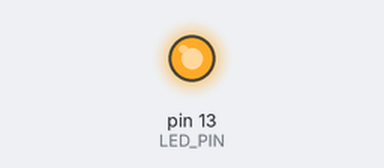
The sketch below on a simulated Arduino Uno, built with avr-gcc and run on an emulated ATmega328P. Parts: output pins drawn as LEDs (lit = HIGH).

Above: at 1.7 s.
At 6.1 s:
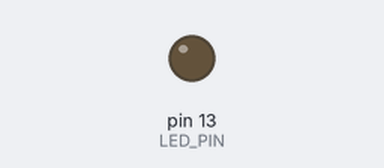
Timing chart, 0 to 9.4 s (numbered marks = the images above):
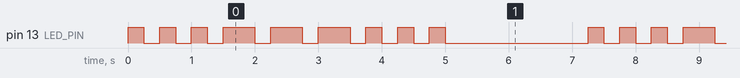

The sketch:

lab5.ino
```cpp
// (licence header left out)
/***********************************************************************************************************************
* @FILE teensy_blink.ino
* @BRIEF An example Arduino sketch that blinks the onboard LED on the Teensy 3.1/3.2 microcontroller.
* @AUTHOR Christopher D. McMurrough
**********************************************************************************************************************/

// define GPIO pins
const int LED_PIN = 13;
const int LED_ON = HIGH;
const int LED_OFF = LOW;


/***********************************************************************************************************************
* @BRIEF perform initial setup of the microcontroller
* @AUTHOR Christoper D. McMurrough
**********************************************************************************************************************/
void setup()
{
    // initialize the IO pins
    pinMode(LED_PIN, OUTPUT);
}

/***********************************************************************************************************************
* @BRIEF main program loop
* @AUTHOR Christoper D. McMurrough
**********************************************************************************************************************/
void loop()
{
    for(int i=0; i<3; i++)
    {
    digitalWrite(LED_PIN, LED_ON);
    delay(250);
    digitalWrite(LED_PIN, LED_OFF);
    delay(250);
    }

    for(int i=0; i<3; i++)
    {
    digitalWrite(LED_PIN, LED_ON);
    delay(500);
    digitalWrite(LED_PIN, LED_OFF);
    delay(250);
    }

    for(int i=0; i<3; i++)
    {
    digitalWrite(LED_PIN, LED_ON);
    delay(250);
    digitalWrite(LED_PIN, LED_OFF);
    delay(250);
    }

    delay(2000);


}
```

Measured:
- by itself, pin 13 (LED_PIN): repeats every 7.3 s: 2 × (LOW 0.25 s, HIGH 0.25 s), 3 × (LOW 0.25 s, HIGH 0.50 s), 3 × (LOW 0.25 s, HIGH 0.25 s), LOW 2.3 s, HIGH 0.25 s
- by itself, everything shown: repeats every 7.3 s, in 18 steps
